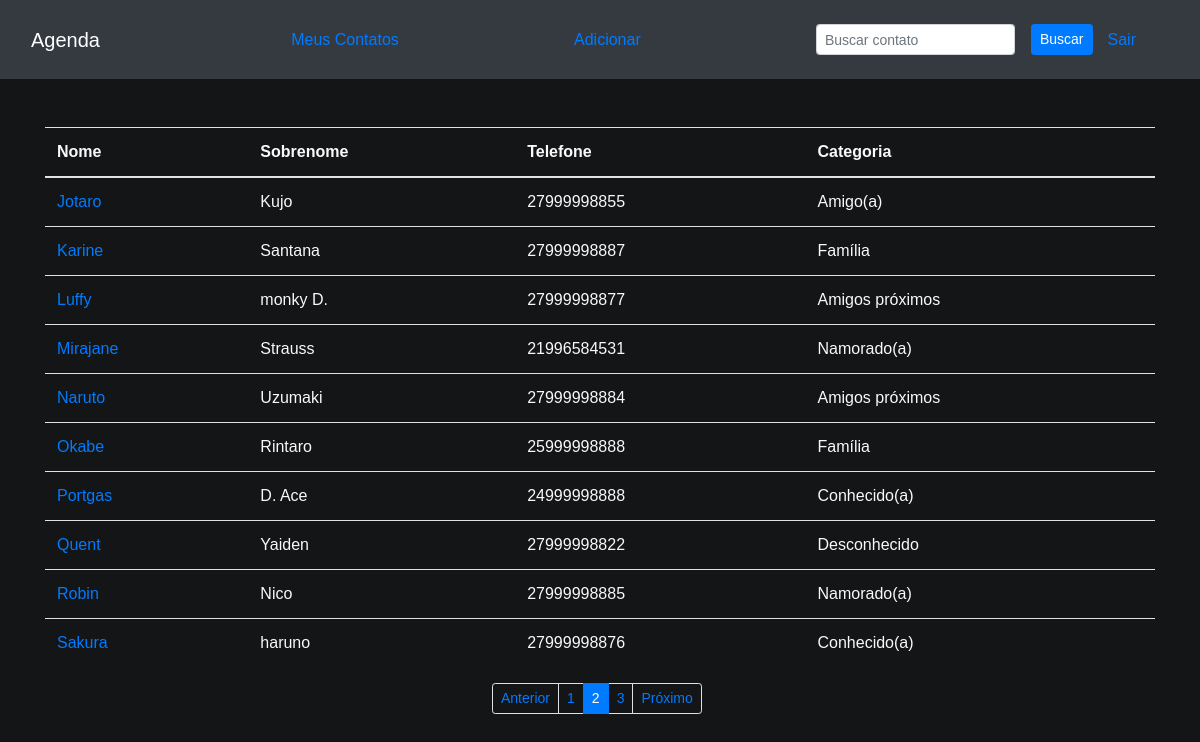
/?page=2&fetch= (signed in), run on the app's committed database.
### homepage/models.py (models this page shows, shortened)
class Contato(models.Model):
    user = models.ForeignKey(User, models.DO_NOTHING, name='User')
    nome = models.CharField(max_length=150, name='Nome')
    sobrenome = models.CharField(max_length=150, blank=True, name='Sobrenome')
    telefone = models.CharField(
        max_length=11, validators=[
            validators.RegexValidator('^[1-9]{2}?:\d{8}|\d{9}$')
        ],
        name='Telefone'
    )
    email = models.EmailField(
        validators=[validators.validate_email], name='Email'
    )
    data_de_criacao = models.DateTimeField(
        default=timezone.now, name='Data_de_criação'
    )
    descricao = models.TextField(blank=True, name='Descrição')
    categoria = models.ForeignKey(
        Categoria, models.DO_NOTHING, name='Categoria'
    )
    foto = models.ImageField(
        upload_to='img/%Y/%m/%d', blank=True, validators=[
            validators.FileExtensionValidator(['png', 'jpg', 'webp', 'jpeg'])
        ]
    )

class Categoria(models.Model):
    categoria = models.CharField(max_length=20, unique=True)
    def __str__(self):
        return self.categoria

### homepage/views.py (the view)
# urls.py: path('', include('homepage.urls')),
@login_required(redirect_field_name='login')
def homepage(request):
    contacts = Contato.objects.order_by('Nome').filter(User=request.user)
    paginator = Paginator(contacts, 10)
    num_page = request.GET.get('page')
    page = paginator.get_page(num_page)
    return render(request, 'homepage.html', {'contacts': page})

### homepage/templates/homepage.html (shortened to what this page needs)
{% extends 'base.html' %}
{% block content %}
<div class="container mt-5">
  <div class="row">
    <div class="col-lg-12">
      <table class="table text-light">
        <thead>
          <tr>
            <th>Nome</th>
            <th>Sobrenome</th>
            <th>Telefone</th>
            <th>Categoria</th>
          </tr>
        </thead>
        <tbody>
          {% for contact in contacts %}
              <tr>
                  <td>
                    <a href="{% url 'a_contact' contact.Nome contact.id %}"> {{contact.Nome}}</a>
                  </td>
                  <td>{{contact.Sobrenome}}</td>
                  <td>{{contact.Telefone}}</td>
                  <td>{{contact.Categoria}}</td>
              </tr>
          {% endfor %}
        </tbody>
      </table>
    </div>
  </div>
</div>
{% include 'partials/_pagination.html' %}
{% endblock content %}

### templates/static/login/css/login.css (style rules this page uses)
body { background-color: #333; color: #fff; }

### templates/static/cadaster/css/cad.css (style rules this page uses)
body { background-color: #333; color: #fff; font-family: Arial, sans-serif; }

### data on the page
Contato: Nome "Jotaro", Sobrenome "Kujo", Telefone "27999998855", Categoria "Amigo(a)"
Contato: Nome "Karine", Sobrenome "Santana", Telefone "27999998887", Categoria "Família"
Contato: Nome "Luffy", Sobrenome "monky D.", Telefone "27999998877", Categoria "Amigos próximos"
Contato: Nome "Mirajane", Sobrenome "Strauss", Telefone "21996584531", Categoria "Namorado(a)"
Contato: Nome "Naruto", Sobrenome "Uzumaki", Telefone "27999998884", Categoria "Amigos próximos"
Contato: Nome "Okabe", Sobrenome "Rintaro", Telefone "25999998888", Categoria "Família"
Contato: Nome "Portgas", Sobrenome "D. Ace", Telefone "24999998888", Categoria "Conhecido(a)"
Contato: Nome "Quent", Sobrenome "Yaiden", Telefone "27999998822", Categoria "Desconhecido"
Contato: Nome "Robin", Sobrenome "Nico", Telefone "27999998885", Categoria "Namorado(a)"
Contato: Nome "Sakura", Sobrenome "haruno", Telefone "27999998876", Categoria "Conhecido(a)"

### other printed values
{{ page }} "1" "3"
{{ page }} "2"
